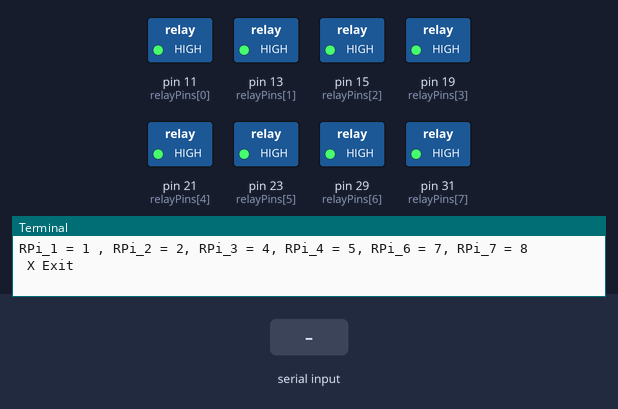
A program run on a simulated Raspberry Pi (header pin numbers). Parts: switched loads named in the program (green lamp = pin HIGH), the last lines printed to the terminal. Inputs (shaded band) come from the test bench.

Above: at 1.2 s.
1.3 s: "1" typed at the terminal
At 1.8 s:
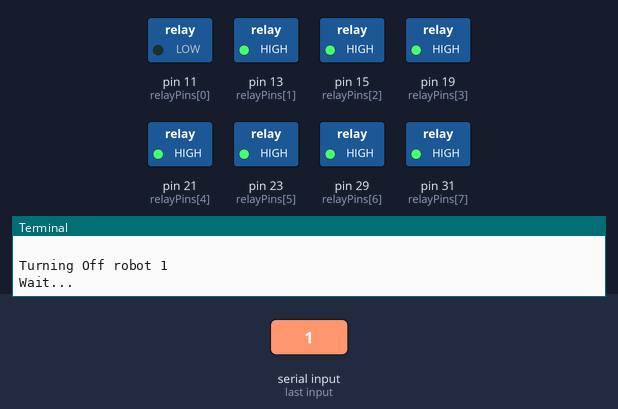
Timing chart, 0 to 7.8 s (numbered marks = the images above; inputs shaded):
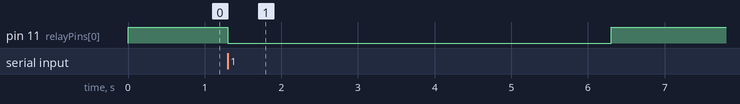

The program:

robotReset-2020-0620-2300-A-TYJ.py
```python
import threading
import time, sys, termios, tty, os
import RPi.GPIO as GPIO

relayPins = [11,13,15,19,21,23,29,31]


button_delay = 1


#Function for checking what key is pressed
def getch():
    fd = sys.stdin.fileno()
    old_settings = termios.tcgetattr(fd)
    try:
        tty.setraw(sys.stdin.fileno())
        ch = sys.stdin.read(1)

    finally:
        termios.tcsetattr(fd, termios.TCSADRAIN, old_settings)
    return ch

#---------------------------------------
#Turns on
def robotReset(number):
    print("")
    print("Turning Off robot {0}".format(number))
    GPIO.output(relayPins[number-1], GPIO.LOW)
    print("Wait...")
    time.sleep(5)
    print("Turning On robot {0}".format(number))
    GPIO.output(relayPins[number-1], GPIO.HIGH)


#setup GPIO
GPIO.setwarnings(False)
GPIO.setmode(GPIO.BOARD)
for i in range(8):
    GPIO.setup(relayPins[i], GPIO.OUT)
    GPIO.output(relayPins[i], GPIO.HIGH)


print("========   Raspberry Pi RoboQuest Relay Resetter   ========")
print(" Relays 1-8 are connected to the following pins :11,13,15,19,21,23,29,31")
print(" Resetting a RPi turns it off for 5 seconds, and then back on")
print(" Commands:")
print(" 1,2,3,4,5,6,7,8  Resets one of the RPi's")
print("*NOTE - The RPi's are NOT connected chronilogically, see below for specific relay mapping")
print("RPi_1 = 1 , RPi_2 = 2, RPi_3 = 4, RPi_4 = 5, RPi_6 = 7, RPi_7 = 8")
print(" X Exit")

while True:
    char = getch()

    if(char == "1"):
        robotReset(1)
        time.sleep(button_delay)

    #-------------------------------
    elif(char == "2"):
        robotReset(2)
        time.sleep(button_delay)

    #-------------------------------
    elif(char == "3"):
        robotReset(3)
        time.sleep(button_delay)

    #-------------------------------
    elif(char == "4"):
        robotReset(4)
        time.sleep(button_delay)

    #-------------------------------
    elif(char == "5"):
        robotReset(5)
        time.sleep(button_delay)

    #-------------------------------
    elif(char == "6"):
        robotReset(6)
        time.sleep(button_delay)

    #-------------------------------
    elif(char == "7"):
        robotReset(7)
        time.sleep(button_delay)

    #-------------------------------
    elif(char == "8"):
        robotReset(8)
        time.sleep(button_delay)


        #print("Count: {0}".format(count), end='\r', flush=True)


    elif(char == "x"):
        print("")
        print("Exit")
        GPIO.cleanup()
        exit(0)
```

Measured:
- after the input at 1.3 s, pin 11 (relayPins[0]): HIGH → LOW at once, → HIGH 5.0 s later
